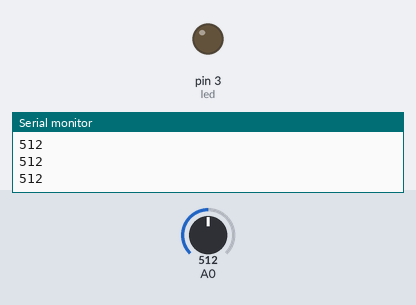
This sketch was run on a simulated Arduino Uno, built with avr-gcc and run on an emulated ATmega328P. Shown: output pins drawn as LEDs (lit = HIGH), the last lines printed to the serial monitor. Inputs (shaded band) come from the test bench; at power-on: A0 = 512.

Above: at 1.3 s.
1.4 s: A0 set to 792
2.9 s: A0 set to 819
At 3.7 s:
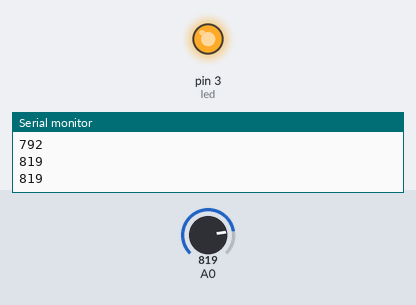
4.5 s: A0 set to 790
At 4.8 s:
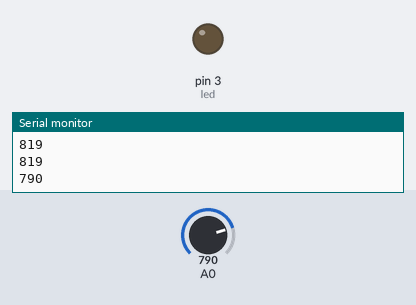
6.0 s: A0 set to 810
At 7.2 s:
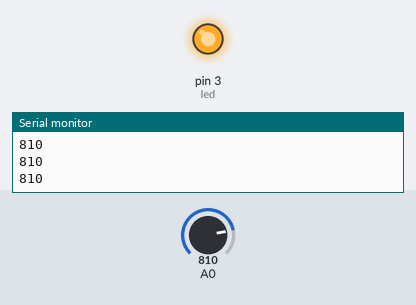
Timing chart, 0 to 8.5 s (numbered marks = the images above; inputs shaded):
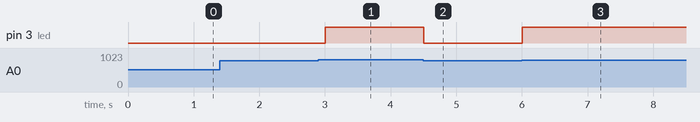

Measured:
- the behaviour switches between 800 and 801 on A0 (found by bisection; images 0 and 1)
- after the input at 2.9 s, pin 3 (led): LOW → HIGH after 0.10 s
- after the input at 4.5 s, pin 3 (led): HIGH → LOW at once
- after the input at 6.0 s, pin 3 (led): LOW → HIGH at once

The sketch:

ex09.ino
```cpp
int led = 3;
int threshold = 900;
void setup() {
  Serial.begin(9600);
  pinMode(led, OUTPUT);
}

void loop() {
  int val = analogRead(A0);
  Serial.println(val);
  if(val>800)
    digitalWrite(led, HIGH);
  else
    digitalWrite(led, LOW);
  delay(500);
}
```
